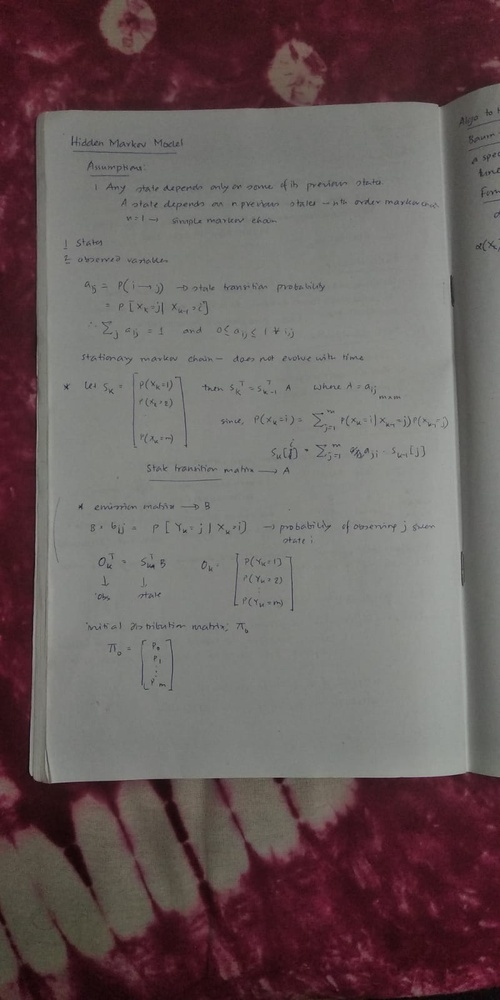
#> input picture test/test0.jpeg, 500 x 1000 px, shrunk from 800 x 1600 before the run
$ python canny.py ../test/test0.jpeg ../test/test1.jpeg out.png
#> lines starting #> are read from the running program, lines starting #| are printed output that depends on the picture
### edge/filters.py
import numpy as np
from scipy.signal import convolve2d

PREWITT_KERNEL_X = np.array([[1, 0, -1], [1, 0, -1], [1, 0, -1]])
PREWITT_KERNEL_Y = np.array([[1, 1, 1], [0, 0, 0], [-1, -1, -1]])

SOBEL_KERNEL_X   = np.array([[1, 0, -1], [2, 0, -2], [1, 0, -1]])
SOBEL_KERNEL_Y   = np.array([[1, 2, 1], [0, 0, 0], [-1, -2, -1]])

def gaussian_kernel(kernel_size, sd):
    # generates a gaussian kernel
    ax = np.linspace(-(kernel_size - 1) / 2, (kernel_size - 1) / 2, kernel_size)
    gauss_1d = np.exp(-0.5 * np.square(ax) / np.square(sd))
    gauss_2d = np.outer(gauss_1d, gauss_1d)
    return gauss_2d / np.sum(gauss_2d)

def gaussian(image, kernel_size, sd=1):
    kernel = gaussian_kernel(kernel_size, sd)
    return convolve2d(image, kernel, mode='same', boundary='symm')

# [4 lines left out: function prewitt, not called in this run]

def sobel(image):
    Gx = convolve2d(image, SOBEL_KERNEL_X, mode='same', boundary='symm')
    Gy = convolve2d(image, SOBEL_KERNEL_Y, mode='same', boundary='symm')
    return Gx, Gy

### edge/otsu.py
import numpy as np

def otsu(image):
    X, Y = image.shape
    minPixel, maxPixel = image.min(), image.max()

    hist = np.zeros(256, dtype=np.float64)
    for i in range(X):
        for j in range(Y):
            hist[image[i][j]] += 1


    w0, w1 = hist[minPixel], sum(hist[minPixel+1:maxPixel + 1])
    m0, m1 = minPixel, sum(np.arange(minPixel+1, maxPixel+1) * hist[minPixel+1:maxPixel+1])/w1
    maxSigma = sigma = w0 * w1 * (m1 - m0)**2
    threshold = 0

    for t in range(minPixel+1, maxPixel):
        m0 = (w0 * m0 + t*hist[t]) / (w0 + hist[t])
        m1 = (w1 * m1 - t*hist[t]) / (w1 - hist[t])
        w0 += hist[t]
        w1 -= hist[t]

        sigma = w0 * w1 * (m1 - m0)**2
        if sigma > maxSigma:
            maxSigma = sigma
            threshold = t

    threshold += 10
    binarized_image = 255*(image < threshold)
    return binarized_image, threshold

### edge/canny.py
import sys
import numpy as np
import time
from filters import gaussian, prewitt, sobel
from otsu import otsu


class Canny:
    THRESHOLD_HIGH = 0.3
    THRESHOLD_LOW  = 0.1

    STRONG_VAL = 255
    WEAK_VAL   = 75

    HYSTERESIS_KERNEL_SIZE = 5

    def __init__(self, bitmap=None, sd=1, kernel_size=5, edge_op='sobel', threshold_method='otsu') -> None:
        self.bitmap = bitmap
        self.edge_op = edge_op
        self.sd = sd
        self.kernel_size = kernel_size
        self.threshold_method = threshold_method

    def __call__(self):
        # Step 1:   Gaussian Kernel
        start = time.time()
        filtered_bitmap = gaussian(self.bitmap, kernel_size=self.kernel_size, sd=self.sd)
        end = time.time()
        print('step 1', 'clocked at: ', end - start)

        # Step 2:   intensity gradient
        start = time.time()
        if self.edge_op == 'prewitt':
            Gx, Gy = prewitt(filtered_bitmap)
        elif self.edge_op == 'sobel':
            Gx, Gy = sobel(filtered_bitmap)
        G, theta = self.polar_intensity(Gx, Gy)
        end = time.time()
        print('step 2', 'clocked at: ', end - start)

        # Step 3:   lower bound thresholding / non-maximal suppression
        start = time.time()
        suppressed_image = self.non_maximal_suppression(G, theta)
        end = time.time()
        print('step 3', 'clocked at: ', end - start)

        # Step 4:   dual threshold
        if self.threshold_method == 'otsu':
            _, self.THRESHOLD_HIGH = otsu(suppressed_image)
            self.THRESHOLD_HIGH /= suppressed_image.max()
            self.THRESHOLD_LOW = 0.5 * self.THRESHOLD_HIGH
        start = time.time()
        thresholded_image = self.threshold(suppressed_image)
        end = time.time()
        print('step 4', 'clocked at: ', end - start)

        # Step 5:   edge tracking by hysteresis
        start = time.time()
        hysteresis_image = self.hysteresis(thresholded_image)
        end = time.time()
        print('step 5', 'clocked at: ', end - start)

        return hysteresis_image.astype(np.uint8)


    def polar_intensity(self, Gx, Gy):
        G = np.hypot(Gx, Gy)
        G = G / G.max() * 255
        theta = np.arctan2(Gy, Gx) * 180 / np.pi

        for row in theta:
            for i in range(len(row)):
                angle = row[i]
                if (angle >= -22.5 and angle <= 22.5) or angle >= 157.5 or angle <= -157.5:
                    row[i] = 0
                elif (angle >= 67.5 and angle <= 112.5) or (angle <= -67.5 and angle >= -112.5):
                    row[i] = 90
                elif (angle >= 22.5 and angle <= 67.5) or (angle <= -112.5 and angle >= -157.5):
                    row[i] = 45
                else:
                    row[i] = 135

        return G, theta

    def non_maximal_suppression(self, G, theta):
        M, N = G.shape
        Z = np.zeros((M, N), dtype=np.int32)
        for i in range(1, M-1):
            for j in range(1, N-1):
                try:
                    p, n = 255, 255
                    angle = theta[i, j]
                    if angle == 0:
                        p = G[i, j+1]
                        n = G[i, j-1]
                    elif angle == 45:
                        p = G[i+1, j-1]
                        n = G[i-1, j+1]
                    elif angle == 90:
                        p = G[i+1, j]
                        n = G[i-1, j]
                    else:
                        p = G[i-1, j-1]
                        n = G[i+1, j+1]

                    if G[i, j] >= p and G[i, j] >= n:
                        Z[i, j] = G[i, j]
                    else:
                        Z[i, j] = 0

                except:
                    pass
        return Z

    def threshold(self, image):
        high = self.THRESHOLD_HIGH * image.max()
        low = self.THRESHOLD_LOW * image.max()

        M, N = image.shape
        res = np.zeros((M, N), dtype=np.int32)

        strong_i, strong_j = np.where(image >= high)
        weak_i, weak_j = np.where((image < high) & (image >= low))
        # zero_i, zero_j = np.where(image < low)

        res[strong_i, strong_j] = self.STRONG_VAL
        res[weak_i, weak_j] = self.WEAK_VAL

        return res

    def hysteresis(self, image):
        c = self.HYSTERESIS_KERNEL_SIZE // 2
        M, N = image.shape
        for i in range(1, M-1):
            for j in range(1, N-1):
                try:
                    if image[i, j] == self.WEAK_VAL:
                        isEdge = False
                        for k in range(i-c, i+c+1):
                            for l in range(j-c, j+c+1):
                                if image[k, l] == self.STRONG_VAL:
                                    isEdge = True
                                    break
                        if isEdge == True:
                            image[i, j] = self.STRONG_VAL
                        else:
                            image[i, j] = 0
                except:
                    pass

        return image


if __name__ == "__main__":
    try:
        filename = sys.argv[1]
    except:
        raise Exception('input filename not given')

    if len(sys.argv) > 2:
        if sys.argv[2] == '-o':
            if len(sys.argv) > 3:
                output_filename = sys.argv[3]
            else:
                raise Exception('output filename not given')
        else:
            output_filename = "result.png"
    else:
        output_filename = "result.png"

    import cv2
    import matplotlib.pyplot as plt

    image = np.array(cv2.imread(filename, cv2.IMREAD_GRAYSCALE))
    canny = Canny(image, sd=1.4, kernel_size=7)
    res = canny()
#> in sobel, `Gx = convolve2d(image, SOBEL_KERNEL_X, mode='same', boundary='symm')`:
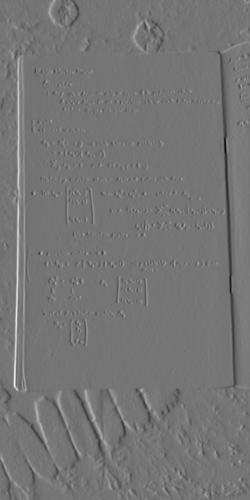
#> Gx: shape (1000, 500) float64 (shown at 1/2 size); min -193, max 227.7, mean 0.8; drawn with min black and max white
#> in sobel, `Gy = convolve2d(image, SOBEL_KERNEL_Y, mode='same', boundary='symm')`:
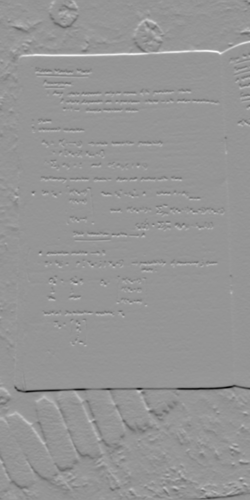
#> Gy: shape (1000, 500) float64 (shown at 1/2 size); min -244.7, max 173.1, mean -0.1; drawn with min black and max white
#> in __call__, `G, theta = self.polar_intensity(Gx, Gy)`:
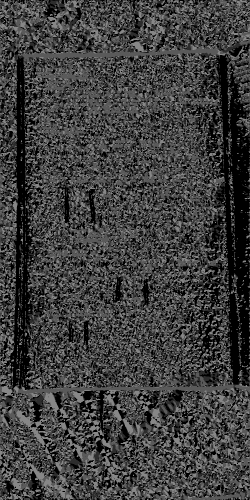
#> theta: shape (1000, 500) float64 (shown at 1/2 size); min 0, max 135, mean 62.6
#> after the loop in non_maximal_suppression, `for i in range(1, M-1):`:
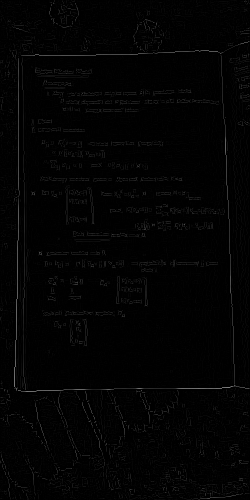
#> Z: shape (1000, 500) int32 (shown at 1/2 size); min 0, max 255, mean 2.9
#> in otsu, `minPixel, maxPixel = image.min(), image.max()`: minPixel = 0; maxPixel = 255
#> in otsu, `w0, w1 = hist[minPixel], sum(hist[minPixel+1:maxPixel + 1])`: w0 = 412016; w1 = 87984
#> in otsu, `m0, m1 = minPixel, sum(np.arange(minPixel+1, maxPixel+1) * hist[minPix..`: m0 = 0; m1 = 16.68
#> in otsu, `maxSigma = sigma = w0 * w1 * (m1 - m0)**2`: maxSigma = 1.01e+13
#> the loop in otsu, `for t in range(minPixel+1, maxPixel):` made 254 passes
#> (m0, m1, w0, w1, maxSigma) on passes 1 to 8: (0.0126, 17.68, 417294, 82706, 1.08e+13), (0.0572, 19.74, 426867, 73133, 1.21e+13), (0.13, 22.63, 437665, 62335, 1.38e+13), (0.21, 25.91, 446975, 53025, 1.56e+13), (0.284, 29.06, 453934, 46066, 1.73e+13), (0.347, 31.89, 458967, 41033, 1.87e+13), (0.399, 34.31, 462593, 37407, 1.99e+13), (0.444, 36.41, 465367, 34633, 2.09e+13)
#> after the loop in otsu, `for t in range(minPixel+1, maxPixel):`: m0 = 2.93; m1 = 255; maxSigma = 2.82e+13; threshold = 33; w0 = 499999; w1 = 1
#> in otsu, `threshold += 10`: threshold = 43
#> in otsu, `binarized_image = 255*(image < threshold)`:
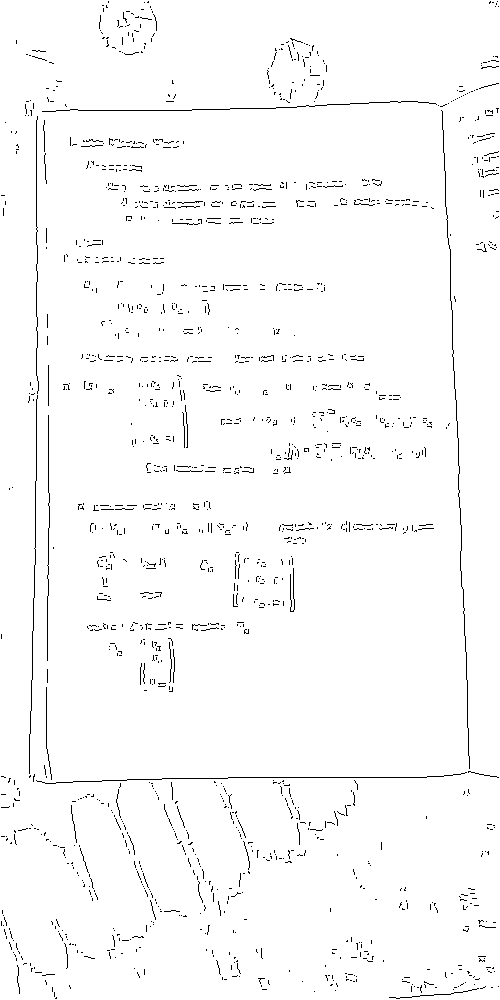
#> binarized_image: shape (1000, 500) int64; 97.9% white; black in thin lines or dots
#> in __call__, `self.THRESHOLD_HIGH /= suppressed_image.max()`: self.THRESHOLD_HIGH = 0.169
#> in __call__, `self.THRESHOLD_LOW = 0.5 * self.THRESHOLD_HIGH`: self.THRESHOLD_LOW = 0.0843
#> in threshold, `high = self.THRESHOLD_HIGH * image.max()`: high = 43
#> in threshold, `low = self.THRESHOLD_LOW * image.max()`: low = 21.5
#> in threshold, `strong_i, strong_j = np.where(image >= high)`: strong_i = 10429 values from 1 to 998; strong_j = 10429 values, max 498 at index 21, min 1 at index 2055, mean 226.1
#> in threshold, `weak_i, weak_j = np.where((image < high) & (image >= low))`: weak_i = 8656 values from 1 to 998; weak_j = 8656 values, max 498 at index 265, min 1 at index 748, mean 227.7
#> after the loop in hysteresis, `for i in range(1, M-1):`:
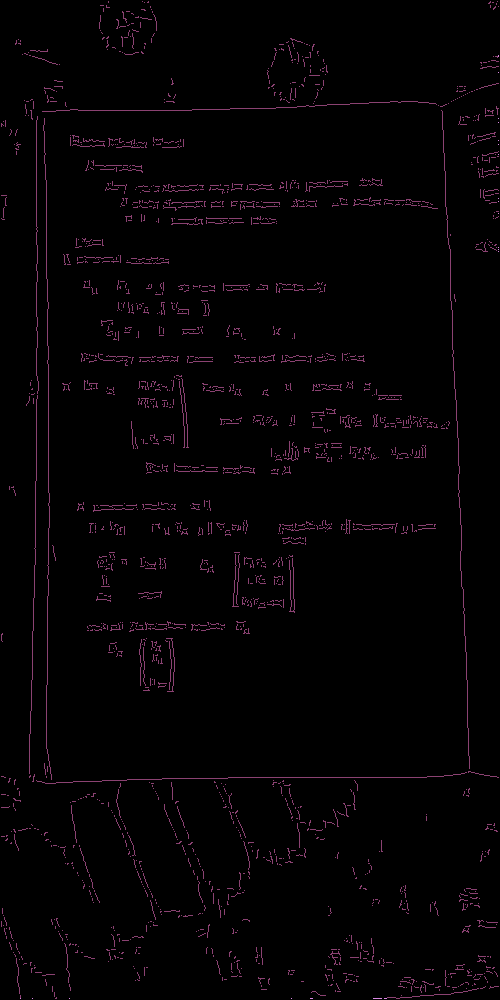
#> image: shape (1000, 500) int32; 3 distinct labels, from 0 to 255; one colour per label, 0 black
#> in __call__, `return hysteresis_image.astype(np.uint8)`:
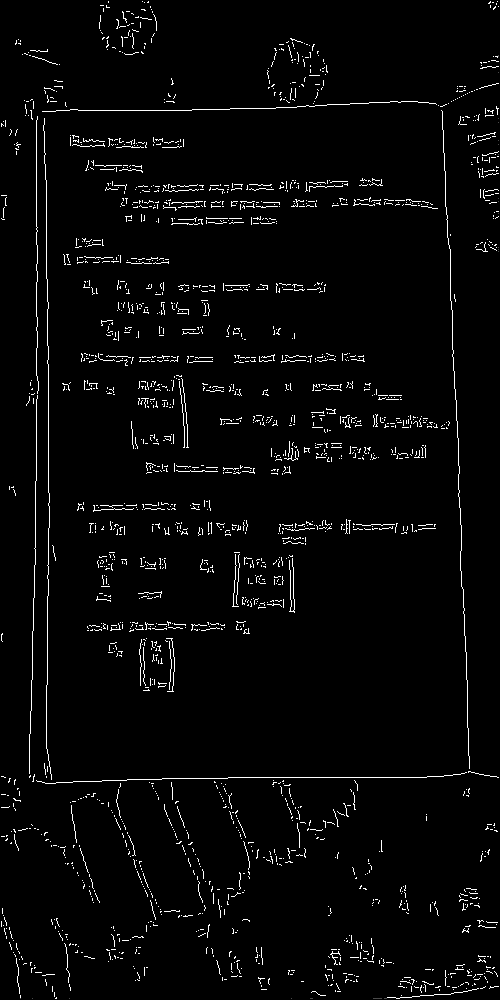
#> returned value: shape (1000, 500); min 0, max 255, mean 7.5
    plt.imshow(res, cmap='gray')
    cv2.imwrite(output_filename, res)

$ run again, on test/test2.jpeg
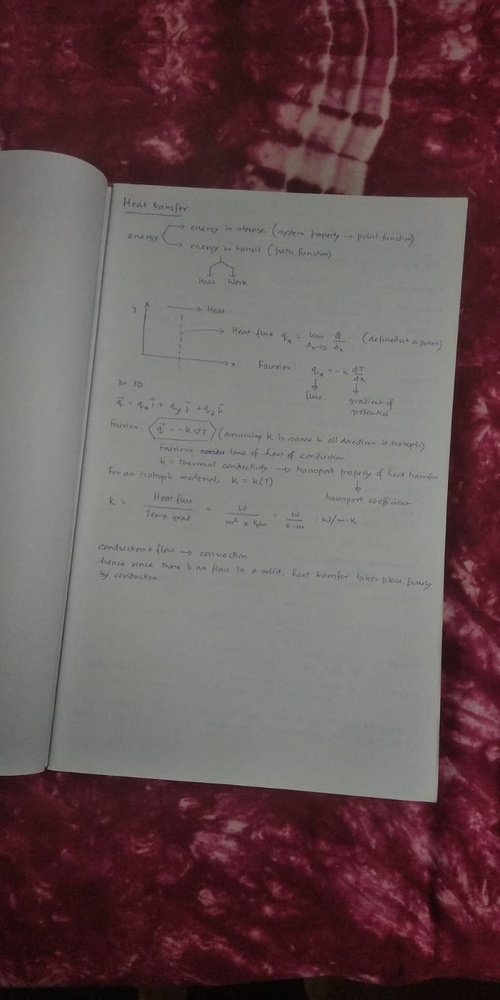
#> input picture test/test2.jpeg, 500 x 1000 px, shrunk from 800 x 1600 before the run
#> minPixel = 0; maxPixel = 255
#> in otsu, `w0, w1 = hist[minPixel], sum(hist[minPixel+1:maxPixel + 1])`: w0 = 412575; w1 = 87425
#> in otsu, `m0, m1 = minPixel, sum(np.arange(minPixel+1, maxPixel+1) * hist[minPix..`: m0 = 0; m1 = 16.55
#> in otsu, `maxSigma = sigma = w0 * w1 * (m1 - m0)**2`: maxSigma = 9.88e+12
#> the loop in otsu, `for t in range(minPixel+1, maxPixel):` made 254 passes
#> (m0, m1, w0, w1, maxSigma) on passes 1 to 8: (0.0133, 17.61, 418150, 81850, 1.06e+13), (0.0597, 19.78, 428139, 71861, 1.2e+13), (0.135, 22.9, 439420, 60580, 1.38e+13), (0.218, 26.46, 449027, 50973, 1.58e+13), (0.29, 29.83, 455942, 44058, 1.75e+13), (0.35, 32.75, 460744, 39256, 1.9e+13), (0.398, 35.13, 464074, 35926, 2.01e+13), (0.436, 37.04, 466427, 33573, 2.1e+13)
#> after the loop in otsu, `for t in range(minPixel+1, maxPixel):`: m0 = 2.89; m1 = 255; maxSigma = 2.8e+13; threshold = 48; w0 = 499999; w1 = 1
#> in otsu, `threshold += 10`: threshold = 58
#> in otsu, `binarized_image = 255*(image < threshold)`:
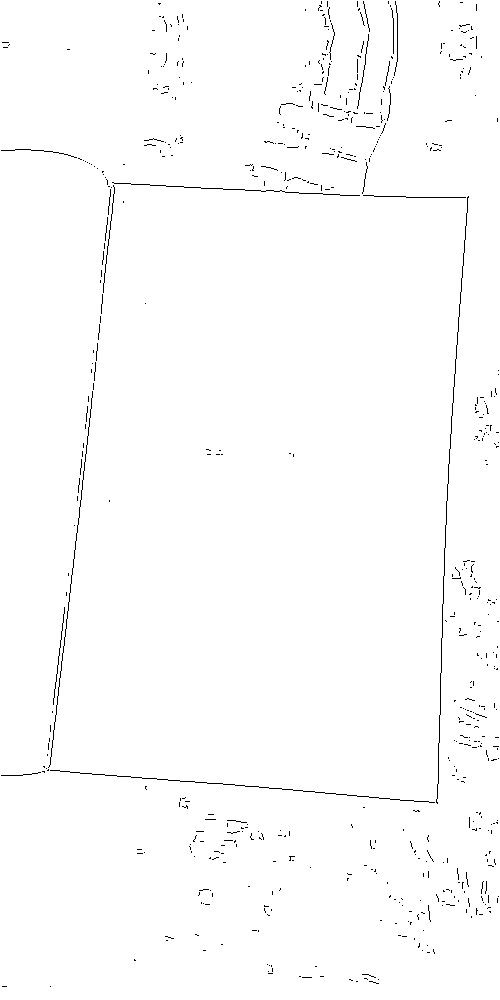
#> binarized_image: shape (1000, 500) int64; 99% white; black in thin lines or dots
#> in __call__, `self.THRESHOLD_HIGH /= suppressed_image.max()`: self.THRESHOLD_HIGH = 0.227
#> self.THRESHOLD_LOW = 0.114
#> high = 58
#> low = 29
#> strong_i = 4982 values from 1 to 986; strong_j = 4982 values, max 498 at index 2267, min 1 at index 1184, mean 297.1
#> weak_i = 10407 values from 1 to 998; weak_j = 10407 values, max 498 at index 141, min 1 at index 436, mean 283.8
#> thresholded_image: shape (1000, 500) int32; 3 distinct labels, from 0 to 255
#> in __call__, `return hysteresis_image.astype(np.uint8)`:
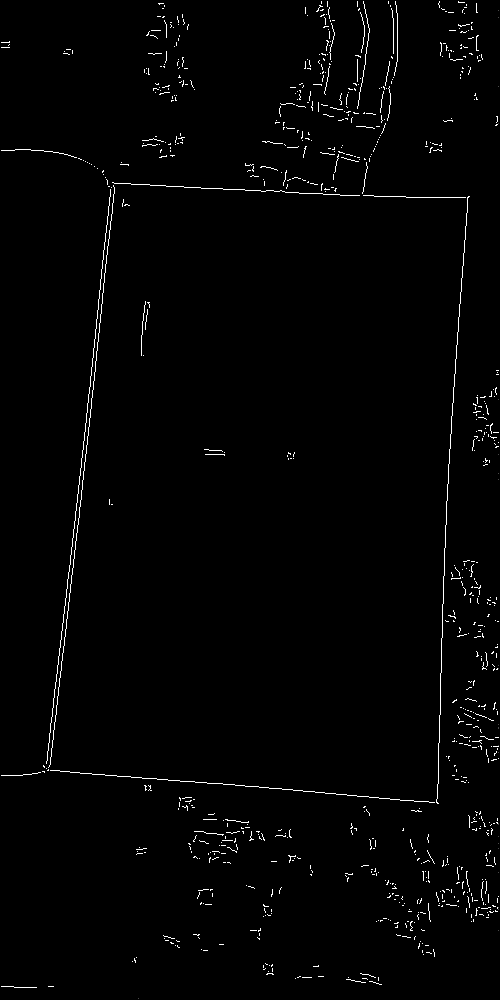
#> returned value: shape (1000, 500); min 0, max 255, mean 3.6

$ run again, on test/test3.jpeg
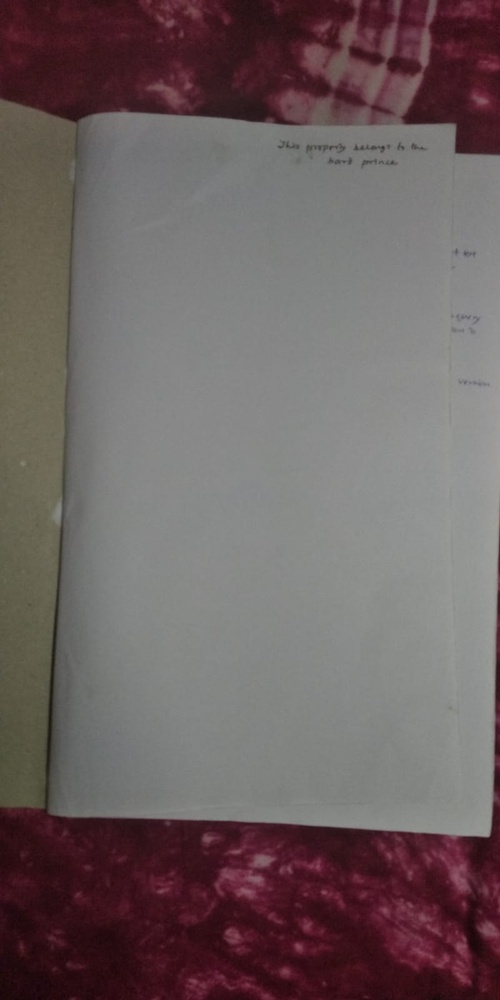
#> input picture test/test3.jpeg, 500 x 1000 px, shrunk from 800 x 1600 before the run
#> minPixel = 0; maxPixel = 255
#> in otsu, `w0, w1 = hist[minPixel], sum(hist[minPixel+1:maxPixel + 1])`: w0 = 410983; w1 = 89017
#> in otsu, `m0, m1 = minPixel, sum(np.arange(minPixel+1, maxPixel+1) * hist[minPix..`: m0 = 0; m1 = 11.25
#> in otsu, `maxSigma = sigma = w0 * w1 * (m1 - m0)**2`: maxSigma = 4.63e+12
#> the loop in otsu, `for t in range(minPixel+1, maxPixel):` made 254 passes
#> (m0, m1, w0, w1, maxSigma) on passes 1 to 8: (0.0189, 12.25, 418889, 81111, 5.08e+12), (0.0857, 14.5, 433510, 66490, 5.99e+12), (0.181, 17.76, 448180, 51820, 7.18e+12), (0.281, 21.95, 460280, 39720, 8.58e+12), (0.36, 26.11, 468109, 31891, 9.9e+12), (0.423, 30.06, 473347, 26653, 1.11e+13), (0.474, 33.83, 477084, 22916, 1.22e+13), (0.518, 37.4, 479872, 20128, 1.31e+13)
#> after the loop in otsu, `for t in range(minPixel+1, maxPixel):`: m0 = 2; m1 = 255; maxSigma = 2.18e+13; threshold = 54; w0 = 499999; w1 = 1
#> in otsu, `threshold += 10`: threshold = 64
#> in otsu, `binarized_image = 255*(image < threshold)`:
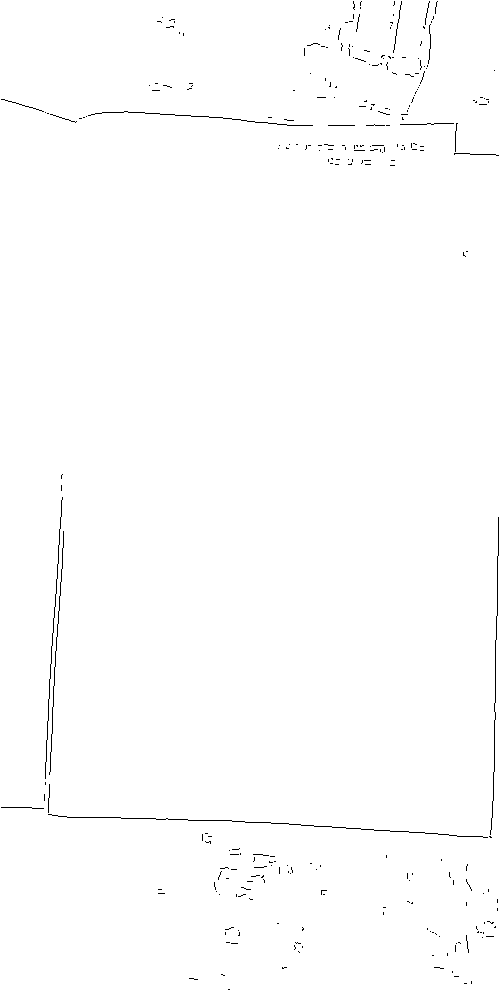
#> binarized_image: shape (1000, 500) int64; 99.4% white; black in thin lines or dots
#> in __call__, `self.THRESHOLD_HIGH /= suppressed_image.max()`: self.THRESHOLD_HIGH = 0.251
#> self.THRESHOLD_LOW = 0.125
#> high = 64
#> low = 32
#> strong_i = 3071 values from 1 to 989; strong_j = 3071 values, max 498 at index 1168, min 1 at index 469, mean 278
#> weak_i = 4095 values from 1 to 998; weak_j = 4095 values, max 498 at index 625, min 18 at index 3563, mean 288.4
#> thresholded_image: shape (1000, 500) int32; 3 distinct labels, from 0 to 255
#> in __call__, `return hysteresis_image.astype(np.uint8)`:
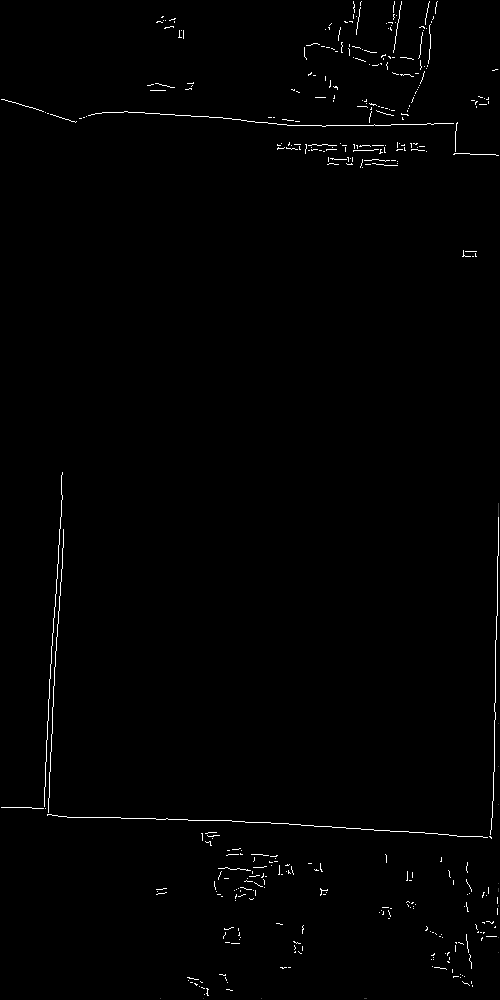
#> returned value: shape (1000, 500); min 0, max 255, mean 2.1
